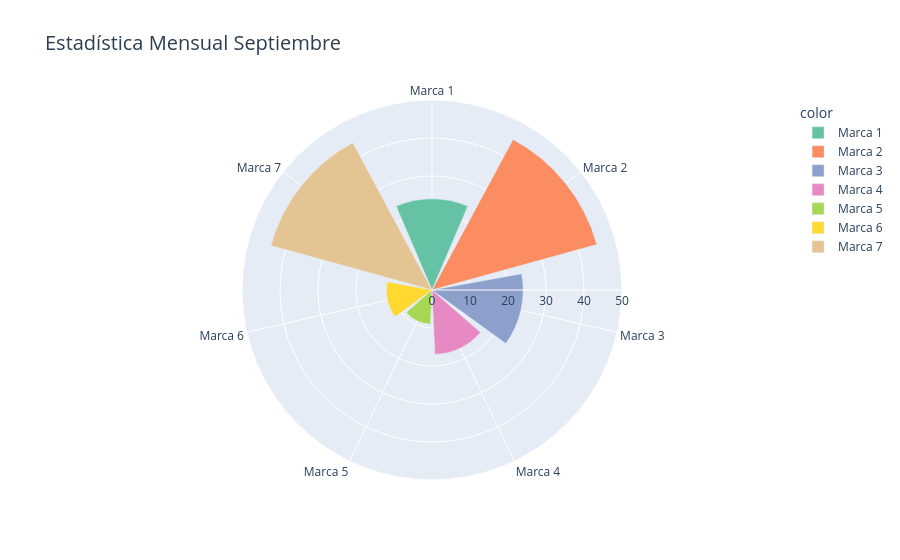

Notebook cell for this chart:
### Code cell
import plotly.express as px
import random

brands2 = [f"Marca {i}" for i in range(1, 8)]
counts2 = [random.randint(5, 50) for _ in brands2]
monthname = "Septiembre"

# Radial bar chart
fig = px.bar_polar(
    r=counts2,
    theta=brands2,
    color=brands2,
    color_discrete_sequence=px.colors.qualitative.Set2,
    title=f"Estadística Mensual {monthname}",
)

fig.update_layout(
    polar=dict(
        radialaxis=dict(visible=True, range=[0, max(counts2) + 5])
    ),
    title_font=dict(size=20, color="#2c3e50"),
    paper_bgcolor="#ffffff"
)

fig.show()

### Figure 1 — Plotly figure (JSON) as saved in the notebook; plotly's stock layout.template omitted (floating-point values rounded to 4 significant figures)
{"data": [{"hovertemplate": "color=Marca 1<br>r=%{r}<br>theta=%{theta}<extra></extra>", "legendgroup": "Marca 1", "marker": {"color": "rgb(102,194,165)", "pattern": {"shape": ""}}, "name": "Marca 1", "r": [24], "showlegend": true, "subplot": "polar", "theta": ["Marca 1"], "type": "barpolar"}, {"hovertemplate": "color=Marca 2<br>r=%{r}<br>theta=%{theta}<extra></extra>", "legendgroup": "Marca 2", "marker": {"color": "rgb(252,141,98)", "pattern": {"shape": ""}}, "name": "Marca 2", "r": [45], "showlegend": true, "subplot": "polar", "theta": ["Marca 2"], "type": "barpolar"}, {"hovertemplate": "color=Marca 3<br>r=%{r}<br>theta=%{theta}<extra></extra>", "legendgroup": "Marca 3", "marker": {"color": "rgb(141,160,203)", "pattern": {"shape": ""}}, "name": "Marca 3", "r": [24], "showlegend": true, "subplot": "polar", "theta": ["Marca 3"], "type": "barpolar"}, {"hovertemplate": "color=Marca 4<br>r=%{r}<br>theta=%{theta}<extra></extra>", "legendgroup": "Marca 4", "marker": {"color": "rgb(231,138,195)", "pattern": {"shape": ""}}, "name": "Marca 4", "r": [17], "showlegend": true, "subplot": "polar", "theta": ["Marca 4"], "type": "barpolar"}, {"hovertemplate": "color=Marca 5<br>r=%{r}<br>theta=%{theta}<extra></extra>", "legendgroup": "Marca 5", "marker": {"color": "rgb(166,216,84)", "pattern": {"shape": ""}}, "name": "Marca 5", "r": [9], "showlegend": true, "subplot": "polar", "theta": ["Marca 5"], "type": "barpolar"}, {"hovertemplate": "color=Marca 6<br>r=%{r}<br>theta=%{theta}<extra></extra>", "legendgroup": "Marca 6", "marker": {"color": "rgb(255,217,47)", "pattern": {"shape": ""}}, "name": "Marca 6", "r": [12], "showlegend": true, "subplot": "polar", "theta": ["Marca 6"], "type": "barpolar"}, {"hovertemplate": "color=Marca 7<br>r=%{r}<br>theta=%{theta}<extra></extra>", "legendgroup": "Marca 7", "marker": {"color": "rgb(229,196,148)", "pattern": {"shape": ""}}, "name": "Marca 7", "r": [44], "showlegend": true, "subplot": "polar", "theta": ["Marca 7"], "type": "barpolar"}], "layout": {"barmode": "relative", "legend": {"title": {"text": "color"}, "tracegroupgap": 0}, "paper_bgcolor": "#ffffff", "polar": {"angularaxis": {"direction": "clockwise", "rotation": 90}, "domain": {"x": [0, 1], "y": [0, 1]}, "radialaxis": {"range": [0, 50], "visible": true}}, "title": {"font": {"color": "#2c3e50", "size": 20}, "text": "Estadística Mensual Septiembre"}}}
